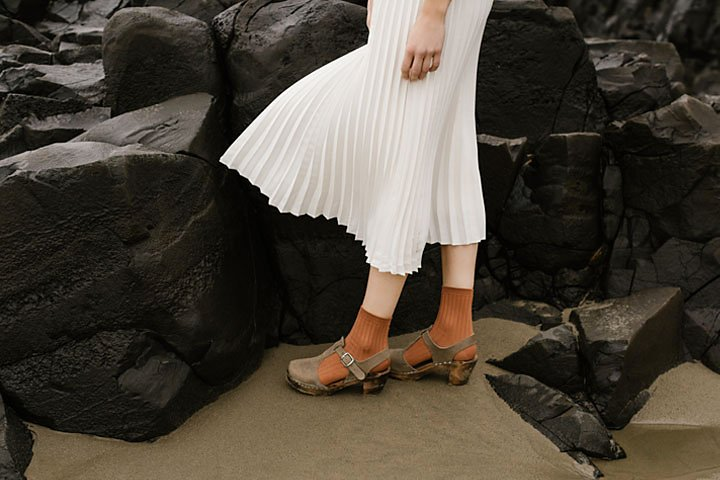
#> input picture highlights_and_shadows.jpg, 720 x 480 px
$ jupyter execute question02.ipynb
#> lines starting #> are read from the running program, lines starting #| are printed output that depends on the picture
Question 02

[cell 1]
# part a)

import cv2 as cv
import numpy as np
import matplotlib.pyplot as plt

# Read image (BGR)
img = cv.imread('highlights_and_shadows.jpg')
#> img is the input picture: shape (480, 720, 3); mean B, G, R 58.1, 68.6, 75.7

# Convert to LAB color space
lab = cv.cvtColor(img, cv.COLOR_BGR2LAB)
#> lab: shape (480, 720, 3); mean of channels 0, 1, 2 71.3, 129.1, 135

# Split channels
L, A, B = cv.split(lab)
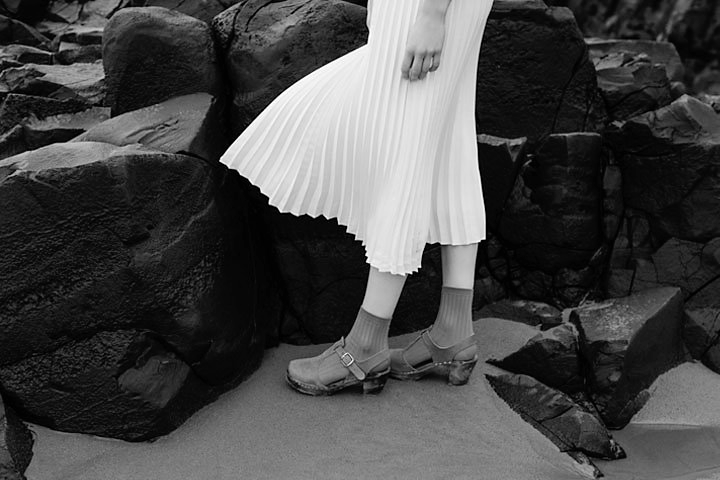
#> L: shape (480, 720); min 0, max 255, mean 71.3
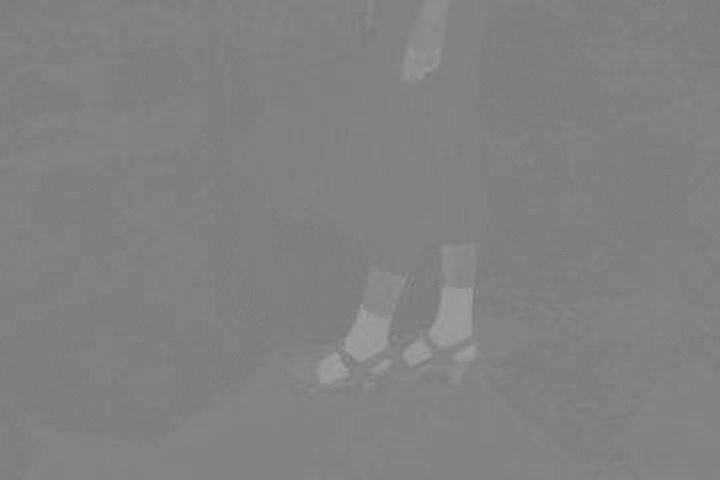
#> A: shape (480, 720); min 119, max 160, mean 129.1

# Normalize L channel to [0,1]
L_norm = L / 255.0

# Apply gamma correction
gamma = 0.5
L_gamma = np.power(L_norm, gamma)
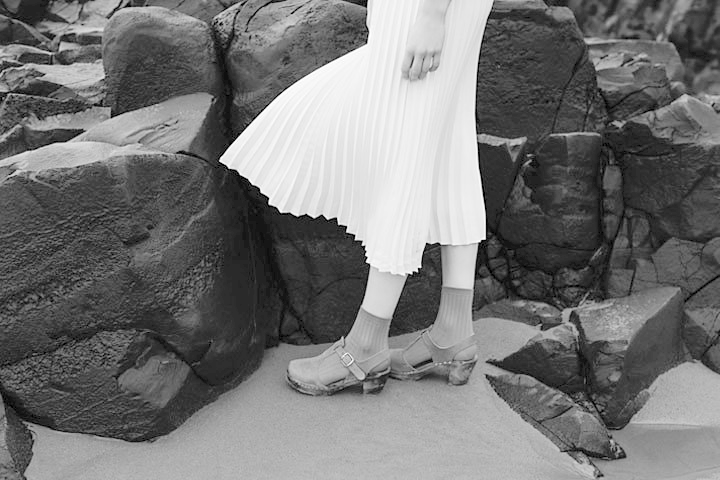
#> L_gamma: shape (480, 720) float64; min 0, max 1, mean 0.462

# Convert back to [0,255]
L_new = np.uint8(L_gamma * 255)

# Merge channels
lab_corrected = cv.merge((L_new, A, B))
#> lab_corrected: shape (480, 720, 3); mean of channels 0, 1, 2 117.3, 129.1, 135

# Convert back to BGR
img_corrected = cv.cvtColor(lab_corrected, cv.COLOR_LAB2BGR)
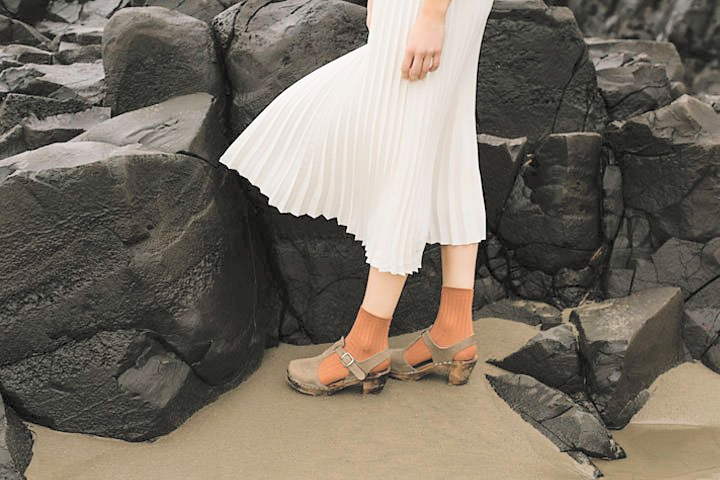
#> img_corrected: shape (480, 720, 3); mean B, G, R 100.2, 111.1, 118.8

plt.subplot(1,2,1)
plt.imshow(cv.cvtColor(img, cv.COLOR_BGR2RGB))
plt.title("Original")
plt.axis('off')


plt.show()

[cell 2]
plt.subplot(1,2,2)
plt.imshow(cv.cvtColor(img_corrected, cv.COLOR_BGR2RGB))
plt.title(f"Gamma Corrected (γ={gamma})")
plt.axis('off')

plt.show()

[cell 3]
# Part (b)

plt.figure(figsize=(10,4))

# Original L channel histogram
plt.subplot(1,2,1)
plt.hist(L.ravel(), bins=256, color='gray')
plt.title("Original L Histogram")
plt.xlabel("Intensity")
plt.ylabel("Frequency")


plt.tight_layout()
plt.show()
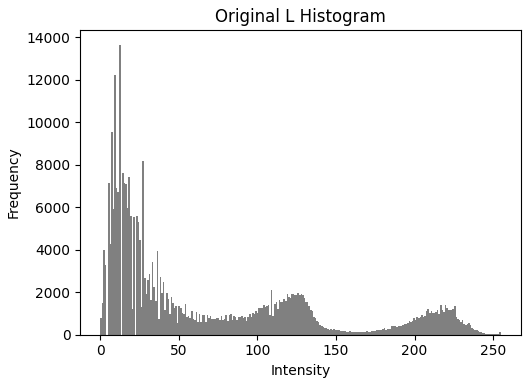
#> figure drawn by matplotlib, 1 panel; tallest bar 13634 high, from x = 11.95 to 12.95

[cell 4]
# Gamma corrected L channel histogram
plt.subplot(1,2,2)
plt.hist(L_new.ravel(), bins=256, color='gray')
plt.title(f"Gamma Corrected L Histogram (γ={gamma})")
plt.xlabel("Intensity")
plt.ylabel("Frequency")

plt.tight_layout()
plt.show()
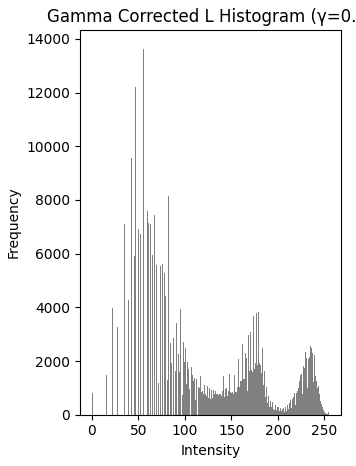
#> figure drawn by matplotlib, 1 panel; tallest bar 13634 high, from x = 54.79 to 55.78

$ run again, with emma.jpg copied over highlights_and_shadows.jpg
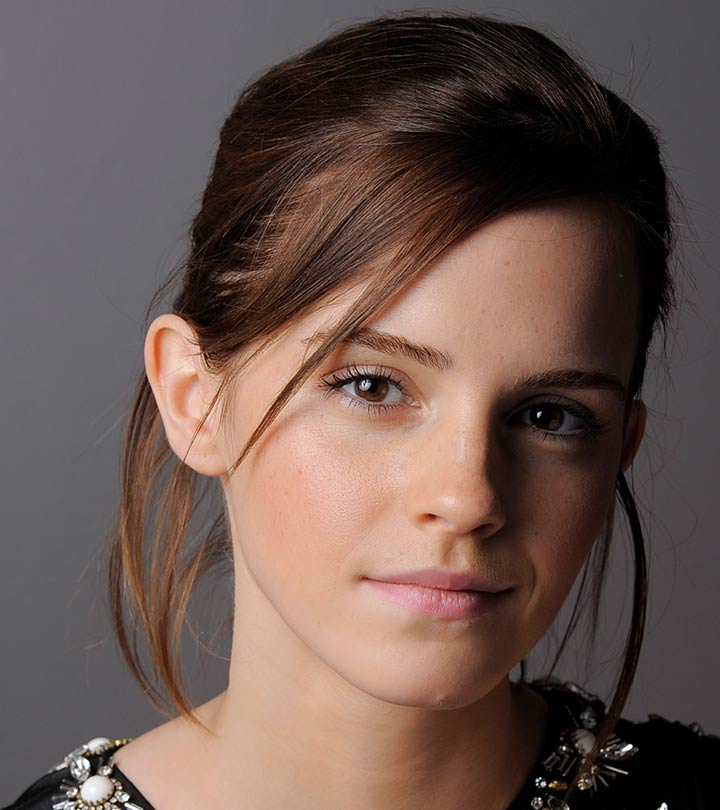
#> input picture emma.jpg, 720 x 810 px
#> img is the input picture: shape (810, 720, 3); mean B, G, R 80.1, 87.4, 106.8
#> lab: shape (810, 720, 3); mean of channels 0, 1, 2 97, 134.8, 135.1
#> lab_corrected: shape (810, 720, 3); mean of channels 0, 1, 2 145.4, 134.8, 135.1
#> `img_corrected = cv.cvtColor(lab_corrected, cv.COLOR_LAB2BGR)`:
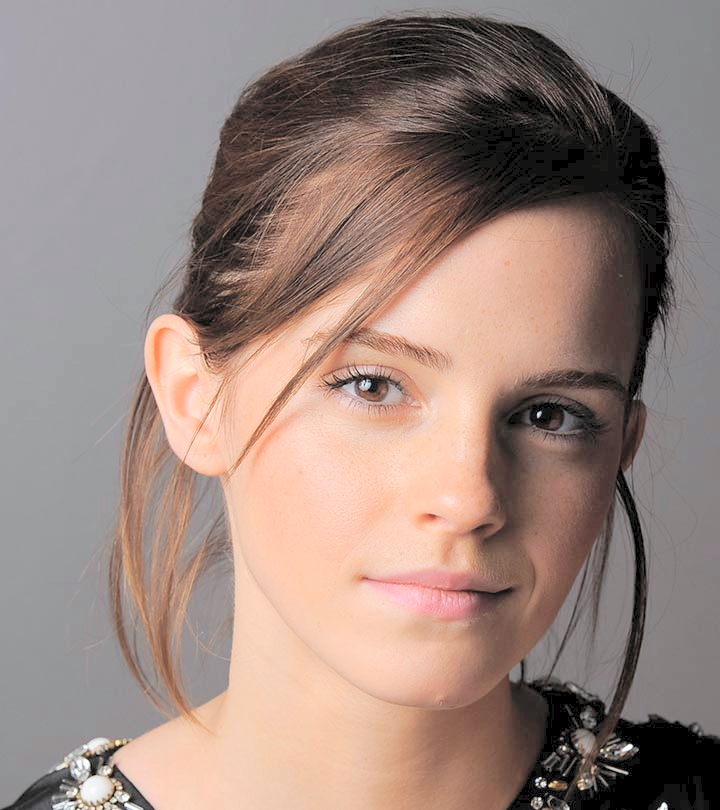
#> img_corrected: shape (810, 720, 3); mean B, G, R 126.8, 134.6, 155.3
#> `plt.show()`:
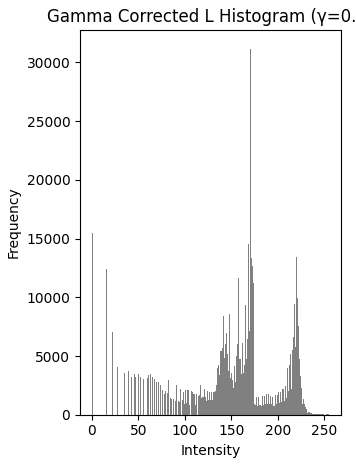
#> figure drawn by matplotlib, 1 panel; tallest bar 31175 high, from x = 170.3 to 171.3
